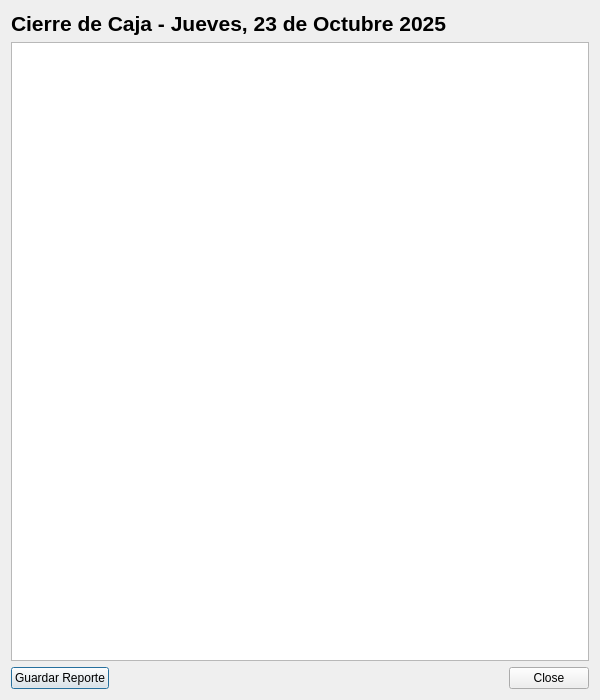
<?xml version="1.0" encoding="UTF-8"?>
<ui version="4.0">
 <class>ReportDialog</class>
 <widget class="QDialog" name="ReportDialog">
  <property name="geometry">
   <rect>
    <x>0</x>
    <y>0</y>
    <width>600</width>
    <height>700</height>
   </rect>
  </property>
  <property name="minimumSize">
   <size>
    <width>600</width>
    <height>700</height>
   </size>
  </property>
  <property name="windowTitle">
   <string>Reporte de Cierre de Caja</string>
  </property>
  <property name="windowIcon">
   <iconset>
    <normaloff>../../img/logo.png</normaloff>../../img/logo.png</iconset>
  </property>
  <property name="modal">
   <bool>true</bool>
  </property>
  <layout class="QVBoxLayout" name="verticalLayout">
   <item>
    <widget class="QLabel" name="reportTitleLabel">
     <property name="font">
      <font>
       <pointsize>16</pointsize>
       <weight>75</weight>
       <bold>true</bold>
      </font>
     </property>
     <property name="text">
      <string>Cierre de Caja - Jueves, 23 de Octubre 2025</string>
     </property>
    </widget>
   </item>
   <item>
    <widget class="QTextEdit" name="reportTextEdit">
     <property name="font">
      <font>
       <family>Courier</family>
       <pointsize>10</pointsize>
      </font>
     </property>
     <property name="readOnly">
      <bool>true</bool>
     </property>
    </widget>
   </item>
   <item>
    <widget class="QFrame" name="frame">
     <property name="frameShape">
      <enum>QFrame::NoFrame</enum>
     </property>
     <property name="frameShadow">
      <enum>QFrame::Raised</enum>
     </property>
     <layout class="QHBoxLayout" name="horizontalLayout">
      <property name="leftMargin">
       <number>0</number>
      </property>
      <property name="topMargin">
       <number>0</number>
      </property>
      <property name="rightMargin">
       <number>0</number>
      </property>
      <property name="bottomMargin">
       <number>0</number>
      </property>
      <item>
       <widget class="QPushButton" name="printButton">
        <property name="cursor">
         <cursorShape>PointingHandCursor</cursorShape>
        </property>
        <property name="text">
         <string>Guardar Reporte</string>
        </property>
       </widget>
      </item>
      <item>
       <spacer name="horizontalSpacer">
        <property name="orientation">
         <enum>Qt::Horizontal</enum>
        </property>
        <property name="sizeHint" stdset="0">
         <size>
          <width>40</width>
          <height>20</height>
         </size>
        </property>
       </spacer>
      </item>
      <item>
       <widget class="QDialogButtonBox" name="buttonBox">
        <property name="cursor">
         <cursorShape>PointingHandCursor</cursorShape>
        </property>
        <property name="styleSheet">
         <string notr="true"/>
        </property>
        <property name="orientation">
         <enum>Qt::Horizontal</enum>
        </property>
        <property name="standardButtons">
         <set>QDialogButtonBox::Close</set>
        </property>
       </widget>
      </item>
     </layout>
    </widget>
   </item>
  </layout>
 </widget>
 <resources/>
 <connections>
  <connection>
   <sender>buttonBox</sender>
   <signal>accepted()</signal>
   <receiver>ReportDialog</receiver>
   <slot>accept()</slot>
   <hints>
    <hint type="sourcelabel">
     <x>248</x>
     <y>254</y>
    </hint>
    <hint type="destinationlabel">
     <x>157</x>
     <y>274</y>
    </hint>
   </hints>
  </connection>
  <connection>
   <sender>buttonBox</sender>
   <signal>rejected()</signal>
   <receiver>ReportDialog</receiver>
   <slot>reject()</slot>
   <hints>
    <hint type="sourcelabel">
     <x>316</x>
     <y>260</y>
    </hint>
    <hint type="destinationlabel">
     <x>286</x>
     <y>274</y>
    </hint>
   </hints>
  </connection>
 </connections>
</ui>
